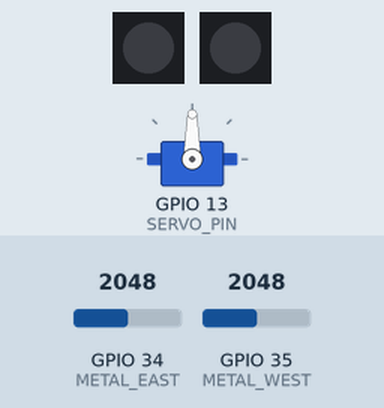
Simulated run of this sketch. Board: ESP32. Parts: 2 × 1 RGB LEDs in strip order, left to right, servo. Inputs (shaded band) come from the test bench; at power-on: GPIO 34 (METAL_EAST) = 2048, GPIO 35 (METAL_WEST) = 2048. Dim RGB values are drawn brighter than linear; WiFi joins after 1.5 s; servers stay silent unless stated; what the sketch prints to the serial monitor is not drawn.

Above: at 2.7 s.
2.8 s: GPIO 34 (METAL_EAST) set to 2970
4.7 s: GPIO 34 (METAL_EAST) set to 3047
At 6.1 s:
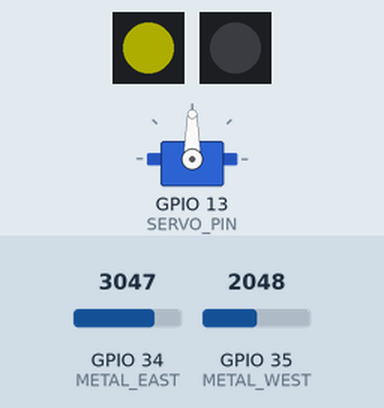
At 9.6 s:
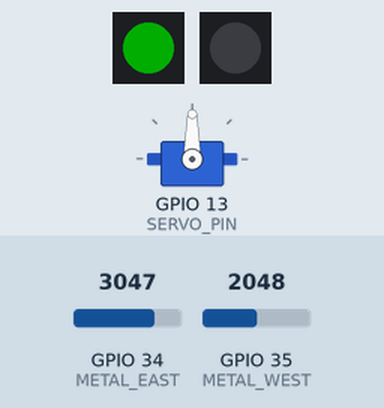
Timing chart, 0 to 44.0 s (numbered marks = the images above; inputs shaded):
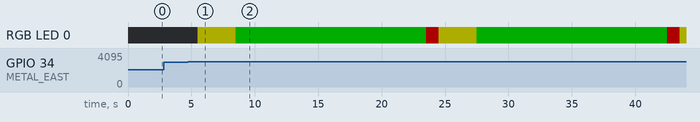

The sketch:

ESP32.ino
```cpp
#include <WiFi.h>
#include <WebServer.h>
#include <Adafruit_NeoPixel.h>
#include <ESP32Servo.h>

// Pins
#define METAL_EAST 34
#define METAL_RST 12
#define METAL_WEST 35
#define NEOPIXEL_EAST 15
#define NEOPIXEL_WEST 4
#define SERVO_PIN 13

// NeoPixels
Adafruit_NeoPixel pixelEast(1, NEOPIXEL_EAST, NEO_GRB + NEO_KHZ800);
Adafruit_NeoPixel pixelWest(1, NEOPIXEL_WEST, NEO_GRB + NEO_KHZ800);

// Servo
Servo camServo;

// Wi-Fi credentials
const char* ssid = "Galaxy";
const char* password = "qwerty123";

// Web server on port 80
WebServer server(80);

// Vehicle count from laptop ML
int trafficEast = 0;
int trafficWest = 0;

// Green signal duration (in ms)
const unsigned long greenDuration = 15000;

void setup() {
  Serial.begin(115200);

  pinMode(METAL_EAST, INPUT);
  pinMode(METAL_WEST, INPUT);

  pinMode(METAL_RST, OUTPUT);

  pixelEast.begin();
  pixelWest.begin();
  pixelEast.setBrightness(50);
  pixelWest.setBrightness(50);
  pixelEast.show();
  pixelWest.show();

  camServo.attach(SERVO_PIN);
  camServo.write(90); // Center position

  connectToWiFi();
  setupServer();
}

void loop() {
  digitalWrite(METAL_RST, HIGH);
  server.handleClient();

  // Check metal detectors
  bool eastActive = analogRead(METAL_EAST) > 3000;
  bool westActive = analogRead(METAL_WEST) > 3000;

  if (eastActive && !westActive) {
    handleSingleDirection("east");
    digitalWrite(METAL_RST, HIGH);
  } else if (westActive && !eastActive) {
    handleSingleDirection("west");
    digitalWrite(METAL_RST, HIGH);
  } else if (eastActive && westActive) {
    handleBothDirections();
    digitalWrite(METAL_RST, HIGH); // Use ML
  }

  delay(1000);
}

// -------------------- FUNCTIONS --------------------

void handleSingleDirection(String dir) {
  showSignal(dir, "yellow");
  delay(3000);
  showGreenFor(dir);
}

void handleBothDirections() {
  rotateCam("east");
  delay(3000);
  rotateCam("west");
  delay(3000);
  camServo.write(90); // Reset to center

  // Let ML (laptop) decide
  Serial.println("Waiting for vehicle count from ML...");
  // Assume POST will update trafficEast and trafficWest
}

void showSignal(String dir, String color) {
  if (dir == "east") {
    if (color == "red") pixelEast.setPixelColor(0, pixelEast.Color(255, 0, 0));
    else if (color == "yellow") pixelEast.setPixelColor(0, pixelEast.Color(255, 255, 0));
    else if (color == "green") pixelEast.setPixelColor(0, pixelEast.Color(0, 255, 0));
    pixelEast.show();
  } else if (dir == "west") {
    if (color == "red") pixelWest.setPixelColor(0, pixelWest.Color(255, 0, 0));
    else if (color == "yellow") pixelWest.setPixelColor(0, pixelWest.Color(255, 255, 0));
    else if (color == "green") pixelWest.setPixelColor(0, pixelWest.Color(0, 255, 0));
    pixelWest.show();
  }
}

void showGreenFor(String dir) {
  showSignal(dir, "green");
  Serial.println(dir + " is GREEN for 15 seconds.");
  unsigned long start = millis();
  while (millis() - start < greenDuration) {
    delay(500);
  }
  showSignal(dir, "red");
  Serial.println(dir + " green phase ended.");
}

void rotateCam(String dir) {
  if (dir == "east") {
    camServo.write(135);
    Serial.println("Rotating camera EAST");
  } else if (dir == "west") {
    camServo.write(45);
    Serial.println("Rotating camera WEST");
  }
}

// -------------------- Wi-Fi + Web Server --------------------

void connectToWiFi() {
  Serial.println("Connecting to WiFi...");
  WiFi.begin(ssid, password);
  while (WiFi.status() != WL_CONNECTED) {
    delay(500);
    Serial.print(".");
  }
  Serial.println("\nConnected. IP: " + WiFi.localIP().toString());
}

void setupServer() {
  server.on("/vehiclecount", HTTP_POST, []() {
    if (server.hasArg("plain")) {
      String body = server.arg("plain");
      // Expecting format: "east,west" → e.g., "3,5"
      int commaIndex = body.indexOf(',');
      if (commaIndex != -1) {
        trafficEast = body.substring(0, commaIndex).toInt();
        trafficWest = body.substring(commaIndex + 1).toInt();
        Serial.println("Received counts: East = " + String(trafficEast) + ", West = " + String(trafficWest));

        // Prioritize green direction
        if (trafficEast > trafficWest) {
          handleSingleDirection("east");
        } else if (trafficWest > trafficEast) {
          handleSingleDirection("west");
        } else {
          // Tie: default to east
          handleSingleDirection("east");
        }
        server.send(200, "text/plain", "Counts received.");
      } else {
        server.send(400, "text/plain", "Bad format");
      }
    } else {
      server.send(400, "text/plain", "No data received");
    }
  });

  server.begin();
  Serial.println("HTTP server started.");
}
```

Measured:
- the behaviour switches between 3000 and 3001 on GPIO 34 (METAL_EAST) (found by bisection; images 0 and 1)
- after the input at 2.8 s, every drawn part: stays the same
- after the input at 4.7 s, RGB LED 0: off → RGB(50, 50, 0) after 0.81 s, → RGB(0, 50, 0) 3.0 s later, → RGB(50, 0, 0) 15.0 s later, → RGB(50, 50, 0) 1.0 s later, … (7 changes in this stretch)
